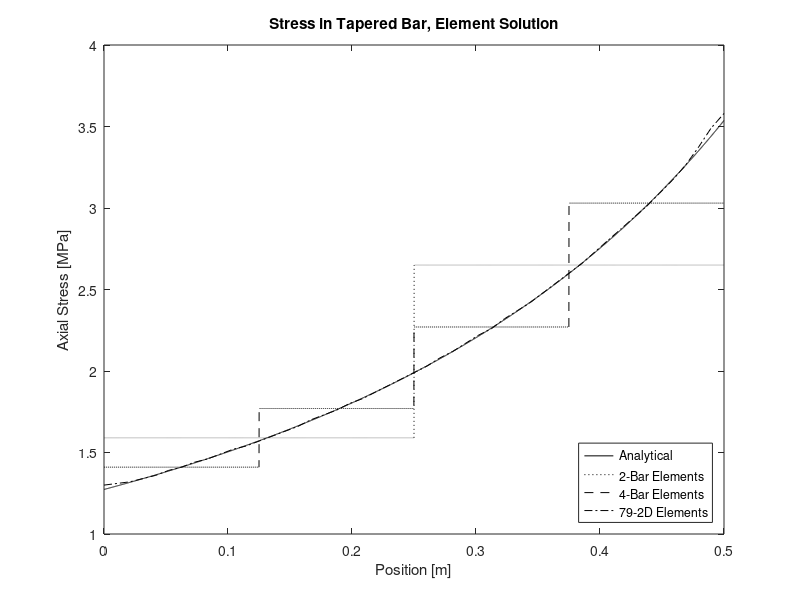
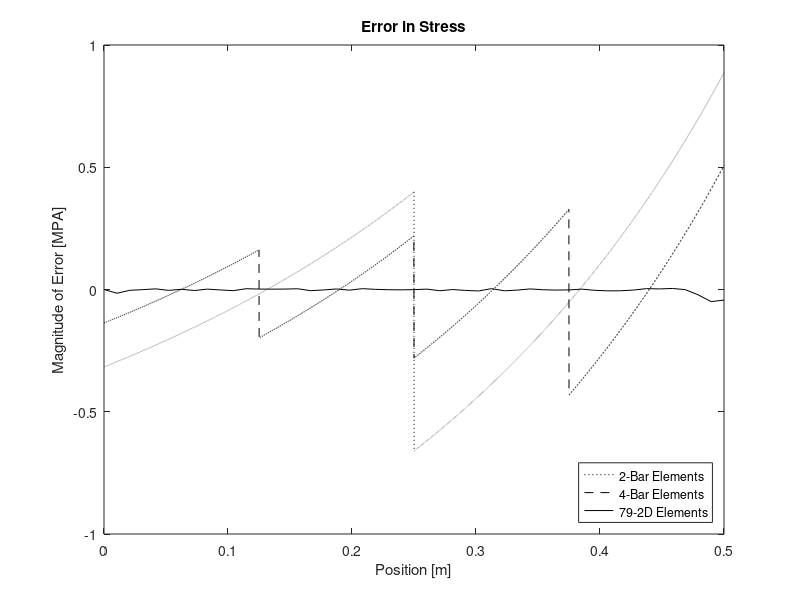

Write the MATLAB code that produced these figures, in order.
%written by Justin Clough
%written on 9/26/2015
%written for generating plots and other useful data for lab #2 in ME 460,
%stress and displacement of a tapered bar

clc
clear

%Define constants
P=10000;
E=100*10^6;
C=0.05;
B=-0.04;
L=0.5;

%%%%%%%%%%%%%%%%%%%%%%%%%%%%%%
%Displacement
%%%%%%%%%%%%%%%%%%%%%%%%%%%%%%%%%
%ANALYTICAL SOLUTION

%Generate arrays for postion, x, and displacement, delta
dL=0.0001;
L0=0;

for i=L0+1:L/dL+1
    x(i)=L0+(i-1)*dL;
   delta(i)=(P/(E*pi*B)*(inv(C)-inv(B*x(i)+C)))*1000;
end
clear i

% %%%%%%%%%%%%%
% %2-Element Model
% 
% D2_0=0;
% D2_025=3.98;
% D2_05=10.61;
% 
% for i=L0+1:L/dL+1
%     if x(i)<L/2
%         D2(i)=D2_0+(x(i)/(L/2))*(-D2_0+D2_025);
%     elseif x(i)==L/2
%         D2(i)=D2_025;
%     elseif x(i)>L/2
%         D2(i)=D2_025+((x(i)-(L/2))/(L/2))*(-D2_025+D2_05);
%     end 
% end
% clear i
% 
% %%%%%%%%%%%%%%%%%%%%%%%%%%%
% %4-Element Model
% 
% D4_0=0;
% D4_14=1.77;
% D4_24=3.98;
% D4_34=6.82;
% D4_44=10.61;
% 
% for i=L0+1:L/dL+1
%     if x(i)<L/4
%         D4(i)=D4_0+(x(i)/(L/4))*(-D4_0+D4_14);
%     elseif x(i)==L/4
%         D4(i)=D4_14;
%     elseif x(i)>L/4 && x(i)<2*L/4
%         D4(i)=D4_14+((x(i)-(L/4))/(L/4))*(-D4_14+D4_24);
%     elseif x(i)==2*L/4
%         D4(i)=D4_24;
%     elseif x(i)>2*L/4 && x(i)<3*L/4
%         D4(i)=D4_24+((x(i)-(2*L/4))/(L/4))*(-D4_24+D4_34);
%     elseif x(i)==3*L/4
%         D4(i)=D4_34;
%     elseif x(i)>3*L/4
%         D4(i)=D4_34+((x(i)-(3*L/4))/(L/4))*(-D4_34+D4_44);
%     end 
% end
% clear i
% 
% %%%%%%%%%%%%%%%%%%%%%%%%%%%
% %Displacements Plotted
% 
% plot(x, delta, 'k')
% hold on
% plot(x, D2, 'k:')
% plot(x, D4, 'k--')
% title('Deflection of Tapered Bar')
% xlabel('Position [m]')
% ylabel('Deflection [mm]')
% legend('Analytical', '2-Element', '4-Element', 'Location','southeast')

%%%%%%%%%%%%%%%%%%%%%%%%%%%%%%%
%Stress
%%%%%%%%%%%%%%%%%%%%%%%%%%%%%
%ANALYTICAL SOLUTION

for i=L0+1:L/dL+1
    S(i)=P/(pi*(B*x(i)+C)^2)/(10^6);
end
clear i
%%%%%%%%%%%%%%%%%%%%%%%%%
%2-Element: Constants
S2_1=1.59;
S2_2=2.65;

for i=L0+1:L/dL+1
    if x(i)<=L/2
        S2(i)=S2_1;
    elseif x(i)>=L/2
        S2(i)=S2_2;
    end 
end
clear i
%%%%%%%%
%Averaged Nodal Solution
j=1;
for i=L0+1:L/dL+1
    if x(i)==0
        S2a(j)=S2_1;
        X2a(j)=x(i);
        j=j+1;
    elseif x(i)==L/2
        S2a(j)=(S2_1+S2_2)/2;
        X2a(j)=x(i);
        j=j+1;
    elseif x(i)==L
        S2a(j)=S2_2;
        X2a(j)=x(i);
        j=j+1;
    end 
end
clear i j

%%%%%%%%%%%%%
%ANSYS Workbench- 2D Axis Sym
%%%%%%%%%%%%%%

%Read in Data
WBREAD=csvread('WorkBenchTaperedBar.csv');
XWB=WBREAD(:,1);
SWB=WBREAD(:,2)/10^6;



%%%%%%%%%%%%%%%%%%%%%%%%%
%4-Element: Constants

S4_1=1.41;
S4_2=1.77;
S4_3=2.27;
S4_4=3.03;
for i=L0+1:L/dL+1
    if x(i)<=L/4
        S4(i)=S4_1;
    elseif x(i)>=L/4 && x(i)<2*L/4
        S4(i)=S4_2;
    elseif x(i)>=2*L/4 && x(i)<3*L/4
        S4(i)=S4_3;
    elseif x(i)>=3*L/4
        S4(i)=S4_4;
    end 
end
clear i
%%%%%%%%
%Averaged Nodal Solution
j=1;
for i=L0+1:L/dL+1
    if x(i)==0
        S4a(j)=S4_1;
        X4a(j)=x(i);
        j=j+1;
    elseif x(i)==L/4
        S4a(j)=(S4_1+S4_2)/2;
        X4a(j)=x(i);
        j=j+1;
    elseif x(i)==2*L/4
        S4a(j)=(S4_2+S4_3)/2;
        X4a(j)=x(i);
        j=j+1;
    elseif x(i)==3*L/4
        S4a(j)=(S4_3+S4_4)/2;
        X4a(j)=x(i);
        j=j+1;
    elseif x(i)==4*L/4
        S4a(j)=S4_4;
        X4a(j)=x(i);
        j=j+1;
    end
end
clear i j

%%%%%%%%%%%%%%%%%%%%%%%%%%%
%Stresses Plotted
figure
plot(x, S, 'k')
hold on
plot(x, S2, 'k:')
plot(x, S4, 'k--')
plot(XWB, SWB, 'k-.')
title('Stress in Tapered Bar, Element Solution')
xlabel('Position [m]')
ylabel('Axial Stress [MPa]')
legend('Analytical', '2-Bar Elements', '4-Bar Elements','79-2D Elements','Location','southeast')

% %Averaged stresses plotted
% figure
% plot(x, S, 'k')
% hold on
% plot(X2a, S2a, 'kx')
% plot(X4a, S4a, 'kv')
% title('Stress in Tapered Bar, Nodal Interpolation')
% xlabel('Position [m]')
% ylabel('Axial Stress [MPA]')
% legend('Analytical', '2-Element', '4-Element', 'Location','southeast')

%%%%%%%%%%%%%%%%%%%%%%%%%
% %Errors in displacement
% 
% for i=L0+1:L/dL+1
%     E2(i)=abs(delta(i)-D2(i));  %error in 2-element from analytical
%     E4(i)=abs(delta(i)-D4(i));
% end
% 
% figure
% plot(x, E2, 'k:')
% hold on
% plot(x, E4, 'k--')
% title('Absolute Error in Displacement')
% xlabel('Position [m]')
% ylabel('Magnitude of Error [mm]')
% legend('2-Element', '4-Element', 'location','northwest')
% 
% 
%%%%%%%%%%%%%%%%%%%%%%%%%%
%Errors in Stress





for i=L0+1:L/dL+1
    ES2(i)=S(i)-S2(i);  %error in 2-element from analytical
    ES4(i)=S(i)-S4(i);  %error in 4-element from analytical
end
clear i j
L0prime=0;
j=1;
xprime(j)=L0prime;
while xprime(j)<max(XWB)
    j=j+1;
   xprime(j)=XWB(j);
   Sprime(j)=P/(pi*(B*XWB(j)+C)^2)/(10^6);
   EWB(j)=Sprime(j)-SWB(j);
   
end
figure
plot(x, ES2, 'k:')
hold on
plot(x, ES4, 'k--')
plot(XWB, EWB, 'k-')
title('Error in Stress')
xlabel('Position [m]')
ylabel('Magnitude of Error [MPA]')
legend('2-Bar Elements', '4-Bar Elements','79-2D Elements','Location','southeast')
